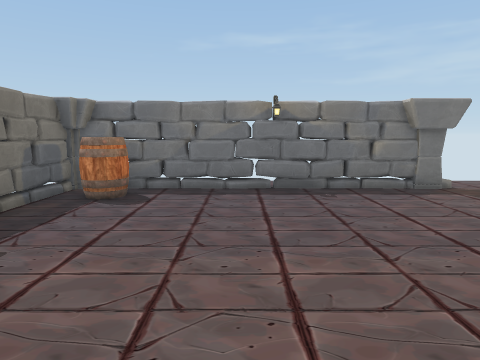
[1] (above)

12 first-person views from a walk through a Unity game level. The camera is 1.5 m above the floor, tilts 8° down and sees 75° across. Doors are open. The floor is counted in squares, 1 m on a side. Each view is taken from the middle of a square. On the plan, view 1 faces up. The plan holds only what a view shows up to about 15 squares ahead; the rest is blank.

[2]
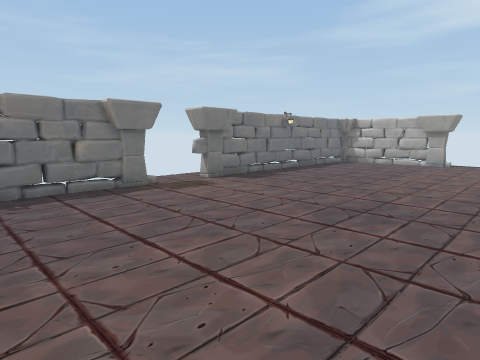

[3]
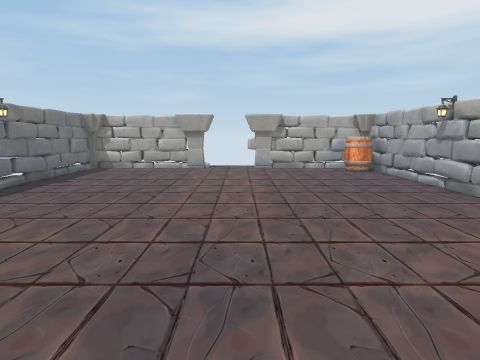

[4]
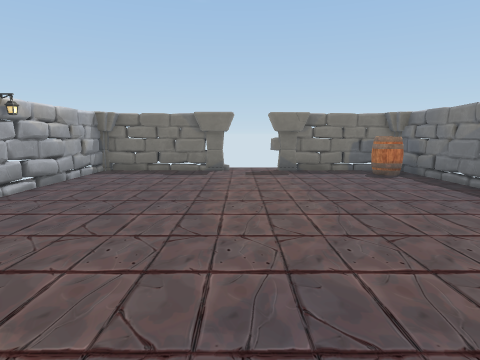

[5]
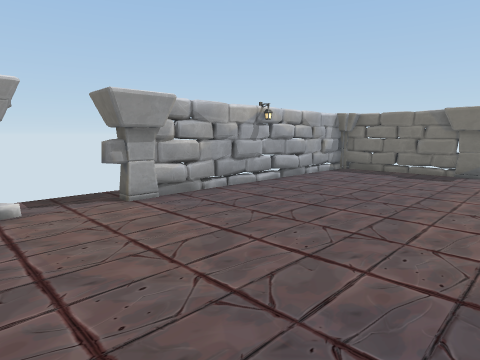

[6]
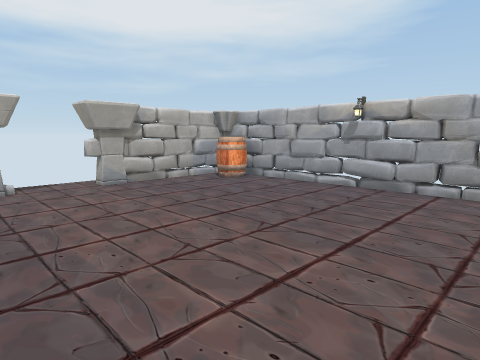

[7]
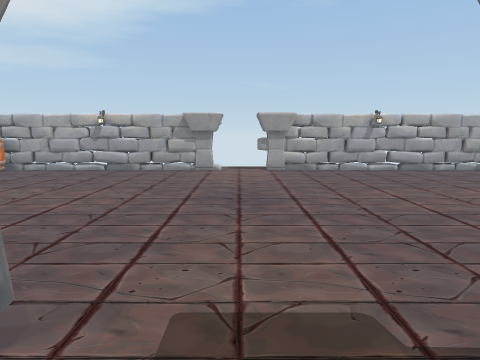

[8]
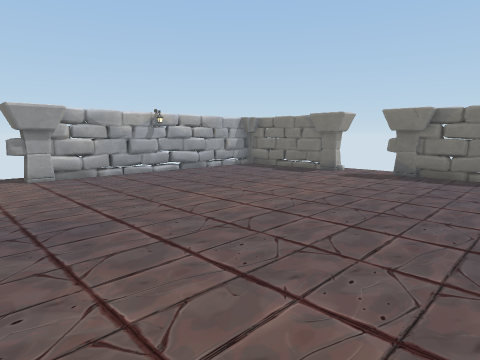

[9]
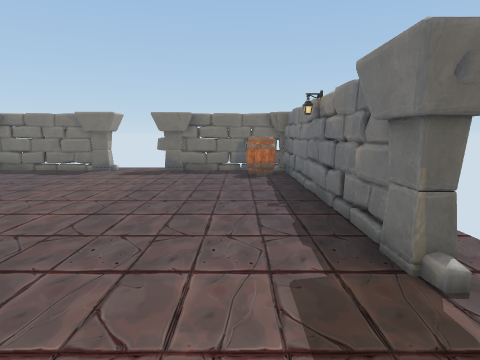

[10]
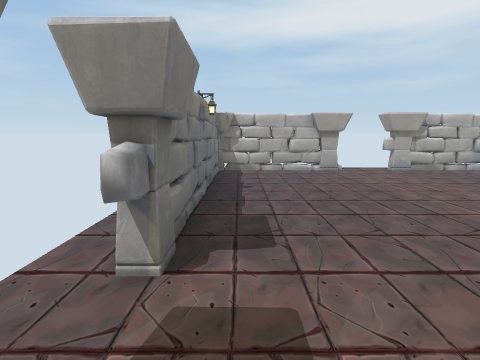

[11]
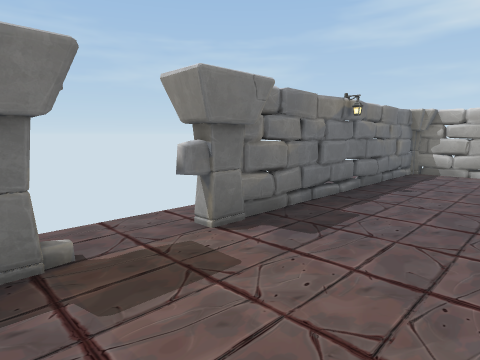

[12]
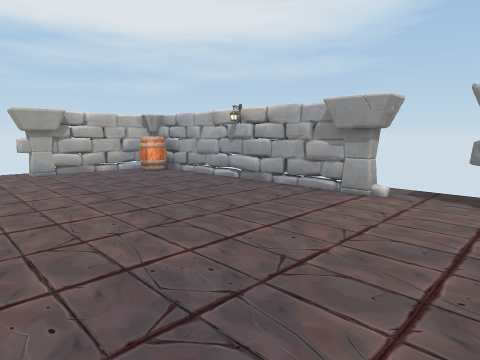

### Floor plan
Key: @ floor where view 1 was taken; # wall or solid block; . floor; D open door; P pillar; B barrel.
Columns run from 5 left of view 1 to 19 right of it. Each row starts with its distance up from view 1.
 10          ........
  9 P#########PPDDP##########
  8 #BB.....................#
  7 #.B.....................#
  6 #.......................#
  5 #.......................#
  4 P.......................P
  3 D.......................D
  2 D.......................D
  1 P.......................P
  0 #....@..................#
 -1 #.......................#
 -2 #.......................#
 -3 #.....................BB#
 -4 ##########PDDPP#########P
 -5           ....

Where each view was taken, in squares from view 1:
view 1: 0 up, 0 right, facing up
view 2: 0 up, 1 right, facing up-right
view 3: 2 up, 4 right, facing right
view 4: 2 up, 9 right, facing left
view 5: 3 up, 9 right, facing down-left
view 6: 5 up, 9 right, facing down-right
view 7: 10 up, 7 right, facing down
view 8: 8 up, 8 right, facing down-left
view 9: 7 up, 9 right, facing left
view 10: 8 up, 5 right, facing right
view 11: 5 up, 5 right, facing up-right
view 12: 4 up, 5 right, facing down-right
